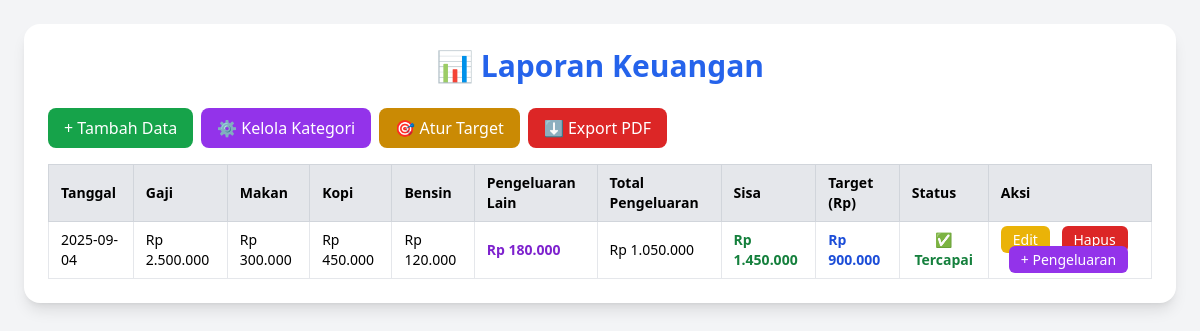
The app's page /laporan.php with its own data.
### tables this page shows
CREATE TABLE `transaksi` (
  `id` int(11) NOT NULL,
  `gaji` decimal(12,2) NOT NULL,
  `makan` decimal(12,2) DEFAULT 0.00,
  `kopi` decimal(12,2) DEFAULT 0.00,
  `bensin` decimal(12,2) DEFAULT 0.00,
  `tanggal` date NOT NULL,
  `created_at` timestamp NOT NULL DEFAULT current_timestamp()
);

CREATE TABLE `target_tabungan` (
  `id` int(11) NOT NULL,
  `jumlah` decimal(12,2) NOT NULL,
  `bulan` int(11) NOT NULL,
  `tahun` int(11) NOT NULL
);

### laporan.php (the view, shortened to what this page needs)
<?php
include "koneksi.php";
$query = "SELECT * FROM transaksi ORDER BY tanggal DESC";
$result = $koneksi->query($query);
?>
<!DOCTYPE html>
<html lang="id">
<head>
  <script src="https://cdn.tailwindcss.com"></script>
</head>
<body class="bg-gray-100 min-h-screen p-6">
  <div class="max-w-7xl mx-auto bg-white shadow-lg rounded-2xl p-6">
    <h1 class="text-3xl font-bold text-center mb-6 text-blue-600">📊 Laporan Keuangan</h1>
    <div class="flex space-x-2 mb-4">
      <a href="index.php" class="bg-green-600 text-white px-4 py-2 rounded-lg hover:bg-green-700">+ Tambah Data</a>
      <a href="kategori.php" class="bg-purple-600 text-white px-4 py-2 rounded-lg hover:bg-purple-700">⚙️ Kelola Kategori</a>
      <a href="target.php" class="bg-yellow-600 text-white px-4 py-2 rounded-lg hover:bg-yellow-700">🎯 Atur Target</a>
     <a href="export_pdf.php" class="bg-red-600 text-white px-4 py-2 rounded-lg hover:bg-red-700">⬇ Export PDF</a>
    </div>
    <table class="w-full border-collapse border border-gray-300 text-sm">
      <thead>
        <tr class="bg-gray-200 text-left">
          <th class="border border-gray-300 px-3 py-2">Tanggal</th>
          <th class="border border-gray-300 px-3 py-2">Gaji</th>
          <th class="border border-gray-300 px-3 py-2">Makan</th>
          <th class="border border-gray-300 px-3 py-2">Kopi</th>
          <th class="border border-gray-300 px-3 py-2">Bensin</th>
          <th class="border border-gray-300 px-3 py-2">Pengeluaran Lain</th>
          <th class="border border-gray-300 px-3 py-2">Total Pengeluaran</th>
          <th class="border border-gray-300 px-3 py-2">Sisa</th>
          <th class="border border-gray-300 px-3 py-2">Target (Rp)</th>
          <th class="border border-gray-300 px-3 py-2">Status</th>
          <th class="border border-gray-300 px-3 py-2">Aksi</th>
        </tr>
      </thead>
      <tbody>
        <?php
        if ($result->num_rows > 0) {
          while ($row = $result->fetch_assoc()) {
            $pengeluaran_q = $koneksi->query("SELECT SUM(jumlah) as total FROM pengeluaran WHERE transaksi_id={$row['id']}");
            $pengeluaran_lain = $pengeluaran_q->fetch_assoc()['total'] ?? 0;
            $total_pengeluaran = $row['makan'] + $row['kopi'] + $row['bensin'] + $pengeluaran_lain;
            $sisa = $row['gaji'] - $total_pengeluaran;
            $bulan = date("n", strtotime($row['tanggal']));
            $tahun = date("Y", strtotime($row['tanggal']));
            $target_q = $koneksi->query("SELECT jumlah FROM target_tabungan WHERE bulan='$bulan' AND tahun='$tahun'");
            $target_row = $target_q->fetch_assoc();
            $target = $target_row['jumlah'] ?? 0;
            $status_target = ($sisa >= $target && $target > 0)
              ? "<span class='text-green-700 font-bold'>✅ Tercapai</span>"
              : (($target > 0) ? "<span class='text-red-600 font-bold'>❌ Belum</span>" : "-");
            echo "<tr>
                    <td class='border px-3 py-2'>{$row['tanggal']}</td>
                    <td class='border px-3 py-2'>Rp " . number_format($row['gaji'],0,",",".") . "</td>
                    <td class='border px-3 py-2'>Rp " . number_format($row['makan'],0,",",".") . "</td>
                    <td class='border px-3 py-2'>Rp " . number_format($row['kopi'],0,",",".") . "</td>
                    <td class='border px-3 py-2'>Rp " . number_format($row['bensin'],0,",",".") . "</td>
                    <td class='border px-3 py-2 text-purple-700 font-semibold'>Rp " . number_format($pengeluaran_lain,0,",",".") . "</td>
                    <td class='border px-3 py-2'>Rp " . number_format($total_pengeluaran,0,",",".") . "</td>
                    <td class='border px-3 py-2 font-bold " . ($sisa >= 0 ? "text-green-700" : "text-red-600") . "'>Rp " . number_format($sisa,0,",",".") . "</td>
                    <td class='border px-3 py-2 font-semibold text-blue-700'>Rp " . number_format($target,0,",",".") . "</td>
                    <td class='border px-3 py-2 text-center'>{$status_target}</td>
                    <td class='border px-3 py-2 space-x-2'>
                      <a href='edit.php?id={$row['id']}' class='bg-yellow-500 text-white px-3 py-1 rounded-md hover:bg-yellow-600'>Edit</a>
                      <a href='hapus.php?id={$row['id']}' onclick=\"return confirm('Yakin mau hapus data ini?');\" class='bg-red-600 text-white px-3 py-1 rounded-md hover:bg-red-700'>Hapus</a>
                      <a href='tambah_pengeluaran.php?id={$row['id']}' class='bg-purple-600 text-white px-3 py-1 rounded-md hover:bg-purple-700'>+ Pengeluaran</a>
                    </td>
                  </tr>";
          }
        } else {
          echo "<tr><td colspan='11' class='text-center py-4 text-gray-500'>Belum ada data</td></tr>";
        }
        ?>
      </tbody>
    </table>
  </div>
</body>
</html>

### records on screen
transaksi: tanggal "2025-09-04", gaji "2.500.000", makan "300.000", kopi "450.000", bensin "120.000", pengeluaran_lain "180.000", total_pengeluaran "1.050.000", sisa "1.450.000", target_tabungan.jumlah "900.000", shows "✅ Tercapai"
